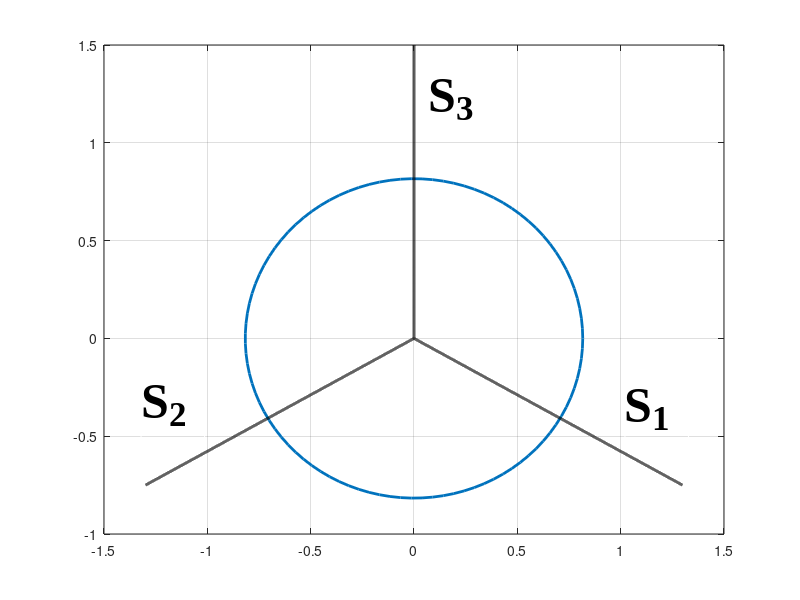

MATLAB code to generate this figure:
%%%%%%%%%%%%%%%%%%%%%%%%%%%%%%%%%%%%%%%%%%%%%%%%%%%%%%%%%%%%%%%%%%%%%%%%%%%
% deviatoric_von.m
% Author: Aiden Azarnoush 
% E-mail: a.m.azarnoush@gmail.com
% Description:
% This code create von-mises yield surface in principal deviatoric stress
% space
%%%%%%%%%%%%%%%%%%%%%%%%%%%%%%%%%%%%%%%%%%%%%%%%%%%%%%%%%%%%%%%%%%%%%%%%%%%
clf
clc
clear all;
% y is  yield stress
Y = 1;
r = sqrt(2/3) * Y;

% for circle, x=r*cos(theta) and y = r*sin(theta)
theta = linspace(0,2*pi,100);
X = r.*cos(theta);
Y = r.*sin(theta);
figure1= figure(1);

%plot circle yield surface
plot(X,Y,'LineWidth',2);
hold on;

% plot S3 direction is the same as y axes i.e. [0,1] direction
x = 0:0.0001:1.5;
plot(zeros(size(x)),x,'k','LineWidth',2);
% plot S1 direction along [sqrt(3)/2,-1/2] direction
plot(x*cos(-pi/6),x.*sin(-pi/6),'k','LineWidth',2);
% plot S2 direction along [-sqrt(3)/2,-1/2)] direction
plot(x*cos(-5*pi/6),x.*sin(-5*pi/6),'k','LineWidth',2);

grid on;
% Create textbox and put  S3 in desirable postion
annotation(figure1,'textbox',...
    [0.535059945504087 0.77579365079365 0.0793814713896459 0.119047619047617],...
    'String',{'S_3'},...
    'FontWeight','bold',...
    'FontSize',36,...
    'FontName','Times New Roman',...
    'FitBoxToText','off',...
    'EdgeColor',[1 1 1]);

% Create textbox and put  S1 in desirable postion
annotation(figure1,'textbox',...
    [0.781217983651226 0.259761904761903 0.0793814713896459 0.119047619047616],...
    'String',{'S_1'},...
    'FontWeight','bold',...
    'FontSize',36,...
    'FontName','Times New Roman',...
    'FitBoxToText','off',...
    'EdgeColor',[1 1 1]);

% Create textbox and put  S2 in desirable postion
annotation(figure1,'textbox',...
    [0.176313351498637 0.265714285714284 0.0793814713896459 0.119047619047616],...
    'String',{'S_2'},...
    'FontWeight','bold',...
    'FontSize',36,...
    'FontName','Times New Roman',...
    'FitBoxToText','off',...
    'EdgeColor',[1 1 1]);
